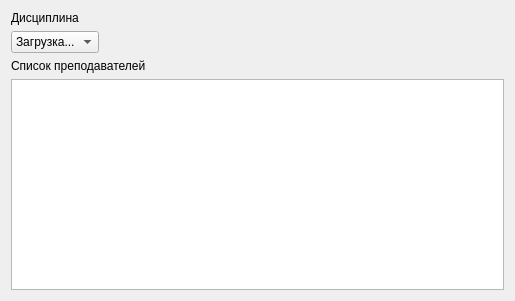
<?xml version="1.0" encoding="UTF-8"?>
<ui version="4.0">
 <class>Report8</class>
 <widget class="QWidget" name="Report8">
  <property name="geometry">
   <rect>
    <x>0</x>
    <y>0</y>
    <width>515</width>
    <height>301</height>
   </rect>
  </property>
  <property name="windowTitle">
   <string>Form</string>
  </property>
  <layout class="QFormLayout" name="formLayout">
   <item row="0" column="0">
    <widget class="QLabel" name="label">
     <property name="text">
      <string>Дисциплина</string>
     </property>
    </widget>
   </item>
   <item row="1" column="0">
    <widget class="QComboBox" name="comboBox">
     <item>
      <property name="text">
       <string>Загрузка...</string>
      </property>
     </item>
    </widget>
   </item>
   <item row="2" column="0">
    <widget class="QLabel" name="label_2">
     <property name="text">
      <string>Список преподавателей</string>
     </property>
    </widget>
   </item>
   <item row="3" column="0" colspan="2">
    <widget class="QListView" name="listView"/>
   </item>
  </layout>
 </widget>
 <resources/>
 <connections/>
</ui>
